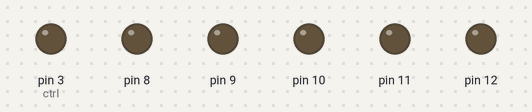
Simulated run of this sketch. Board: Arduino Uno, built with avr-gcc and run on an emulated ATmega328P. On the bench: output pins drawn as LEDs (lit = HIGH).

Above: at 0.1 s.
Timing chart, 0 to 1.6 s (numbered marks = the images above):
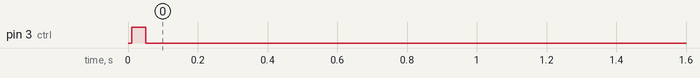

The sketch:

serial_exam_bin.ino
```cpp
//const int LED=13;
#define delaycons 50
int count=0;

void setup()
{
  Serial.begin(9600);
  pinMode(8,OUTPUT);  //5A(1の位)
  pinMode(9,OUTPUT);  //6A(2の位)
  pinMode(10,OUTPUT);  //7A(4の位)
  pinMode(11,OUTPUT);  //8A(8の位)
  pinMode(12,OUTPUT);  //9A(16の位)

  pinMode(3,OUTPUT);  //ctrl

  changeHeight(0);
  chgSig();
  delaytime();
}

int pow(int x,int n)
{
  if(n==0){
    return 1;
  }
  else{
    return x*pow(x,n-1);
  }
}

void loop()
{
  int data=-1;
  static int height = 0;
  if( Serial.available() ){
    while( Serial.available() ){
      data = Serial.read();
    }
    Serial.flush();
    if( abs(height-data) < 30 ){  // 今回の移動が3cm以下だったら
      changeHeight(data);
      height = data;
      chgSig();
      delaytime();
    }
  }
}

void  delaytime()
{
  delay(delaycons);
}

void changeHeight(int mm)
{
  if(mm<0){
    mm=0;
  }
  else if(mm>280){
    mm=280;
  }
  int cm=mm/10;
  int keta[5] = {LOW,LOW,LOW,LOW,LOW}; // 1,2,4,8,16に対応
  // 1,2,4,8,16 -> pin 8,9,10,11,12
  for(int i=4;i>=0;i--){
    int I = pow(2,i);
    if(cm>=I){
      keta[i] = HIGH;
      cm-=I;
    }
  }
  for(int i=0;i<5;i++){
    digitalWrite(8+i,keta[i]);
  }
}

void four()
{
 digitalWrite(8,LOW);
  digitalWrite(9,LOW);
  digitalWrite(10,HIGH);
  digitalWrite(11,LOW);
  digitalWrite(12,LOW);

  //  Serial.print("40mm");

  chgSig();
  delaytime();
}
void chgSig()
{
  delay(10);
  digitalWrite(3,HIGH);
  delay(40);
  digitalWrite(3,LOW);
  delay(50);
}
```
